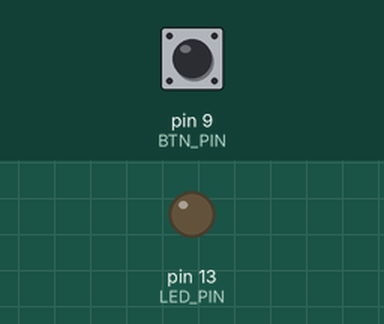
A sketch run on a simulated Arduino Uno, built with avr-gcc and run on an emulated ATmega328P. Shown: output pins drawn as LEDs (lit = HIGH). The inputs (shaded band) are chosen by the test bench; at power-on: pin 9 (BTN_PIN) LOW.

Above: at 1.2 s.
1.3 s: pin 9 (BTN_PIN) pulled HIGH for 0.15 s
At 1.7 s:
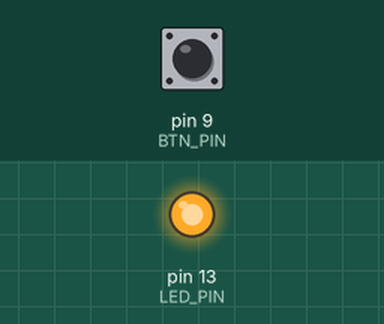
3.3 s: pin 9 (BTN_PIN) pulled HIGH for 3.2 s
At 7.3 s:
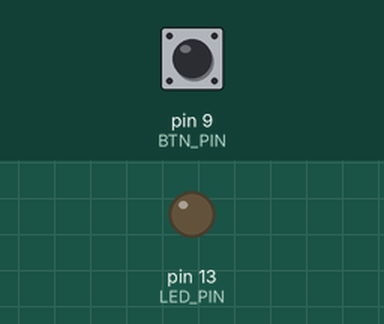
Timing chart, 0 to 8.8 s (numbered marks = the images above; inputs shaded):
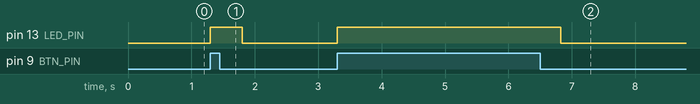

Measured:
- after the input at 1.3 s, pin 13 (LED_PIN): LOW → HIGH at once, → LOW 0.50 s later
- after the input at 3.3 s, pin 13 (LED_PIN): LOW → HIGH at once, → LOW 3.5 s later

The sketch:

IRSend.ino
```cpp
#include <IRremote.h>
#define LED_PIN 13
#define BTN_PIN 9

int val = 0;

IRsend irsend;

// the setup routine runs once when you press reset:
void setup()
{
  pinMode(LED_PIN, OUTPUT);
  pinMode(BTN_PIN, INPUT);
  digitalWrite(LED_PIN, LOW);    // turn the LED off by making the voltage LOW
}

void loop()
{
  val = digitalRead(BTN_PIN);
  digitalWrite(LED_PIN, val);
  if (val == HIGH)
  {
    for (int i = 0; i < 3; i++)
    {
      irsend.sendSony(0xa90, 12); // Sony TV power code
      delay(100);
    }
  }
}
```
